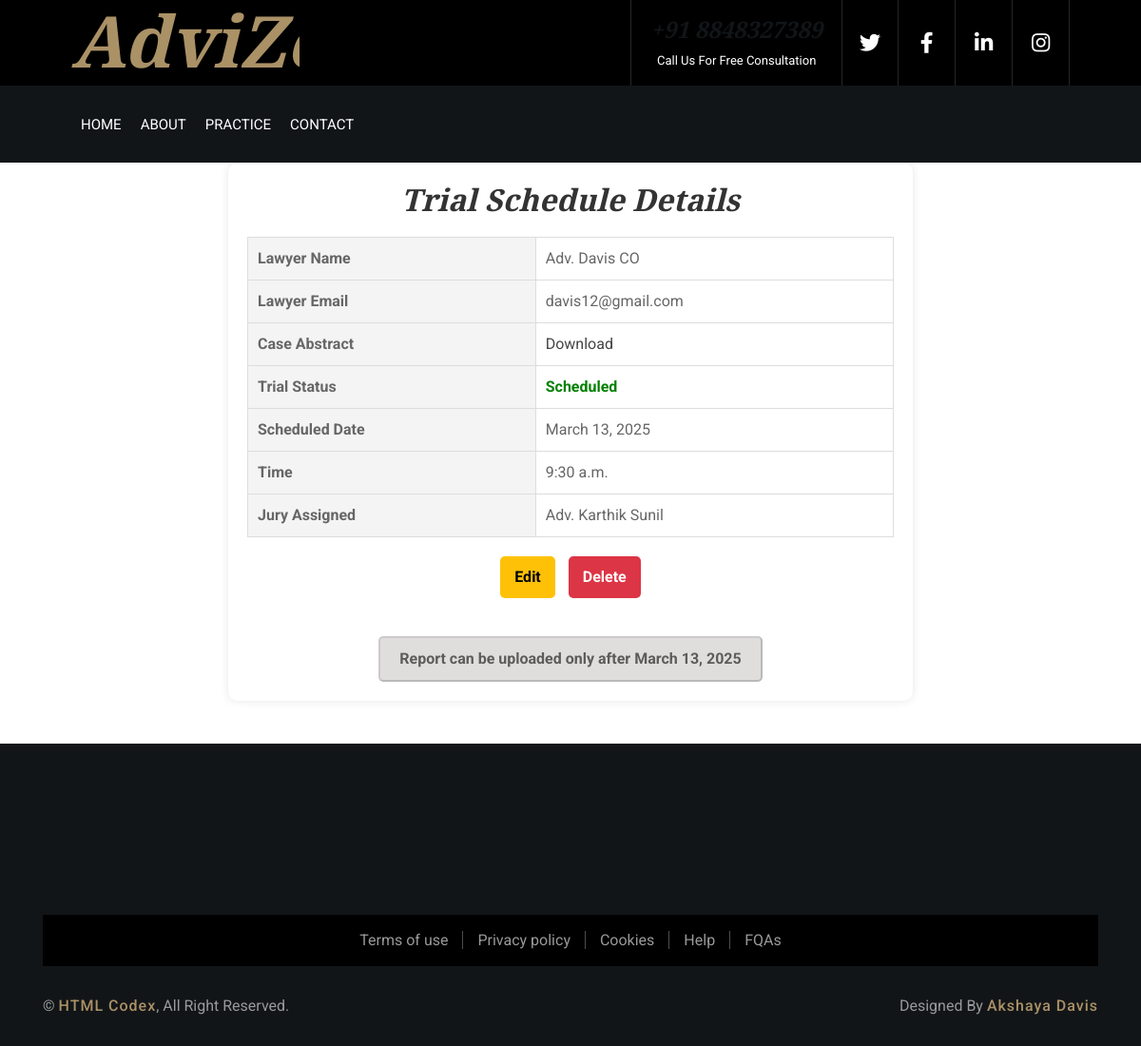
The page /schedule_page/5/ on the database its author committed.
### courtapp/models.py (models this page shows, shortened)
class Schedule(models.Model):
    trial = models.ForeignKey(Trial, on_delete=models.CASCADE,null=True, related_name='trial_schedule')
    jury = models.ForeignKey(Jury, on_delete=models.CASCADE,null=True, related_name='jury_schedule')
    scheduled_date = models.DateField(null=True)
    scheduled_time = models.TimeField(null=True)
    status = models.CharField(max_length=50, default="Pending")
    reject_reason = models.TextField(max_length=100000, null=True)
    created_at = models.DateTimeField(auto_now_add=True)
    updated_at = models.DateTimeField(auto_now=True)

class Jury(models.Model):
    usertype = models.CharField(max_length=50, default="jury")
    court = models.ForeignKey(Register, on_delete=models.CASCADE,null=True)
    name = models.CharField(max_length=50, null=True)
    email = models.EmailField(max_length=50, null=True)
    phone = models.CharField(max_length=50, null=True)
    specialization = models.CharField(max_length=50, null=True)

### userapp/models.py (models this page shows)
class Trial(models.Model):
    lawyer = models.ForeignKey(Register, on_delete=models.CASCADE, related_name='lawyer_request',null=True)
    court = models.ForeignKey(Register, on_delete=models.CASCADE, related_name='court_request',null=True)
    booking = models.ForeignKey(Bookings, on_delete=models.CASCADE,null=True)
    content = models.FileField(upload_to='uploads/', null=True)
    court_type = models.CharField(max_length=50, null=True)
    status = models.CharField(max_length=50, default="Pending")
    response = models.TextField(max_length=1000, null=True)
    is_approved = models.BooleanField(default=False)
    created_at = models.DateTimeField(auto_now_add=True)
    updated_at = models.DateTimeField(auto_now=True)

class Register(AbstractUser):
    usertype = models.CharField(max_length=50, default="admin")
    phone = models.CharField(max_length=15, null=True)  # Changed to CharField
    image = models.ImageField(upload_to='uploads/', null=True)
    barcouncil_number = models.CharField(max_length=15, null=True)
    specialization = models.CharField(max_length=50, null=True)
    address = models.CharField(max_length=100, null=True)
    bio = models.TextField(max_length=1000, null=True)
    qualification = models.CharField(max_length=50, null=True)
    experience = models.CharField(max_length=10, null=True)
    consultation_mode = models.CharField(max_length=50, null=True)
    court_jurisdiction = models.CharField(max_length=50, null=True)
    court_type = models.CharField(max_length=50, null=True)
    place = models.CharField(max_length=50, null=True)
    is_approved = models.BooleanField(default=True)

### courtapp/views.py (the view)
# urls.py: path('schedule_page/<int:id>/',views.schedule_page,name="schedule_page"),
def schedule_page(request, id):
    trial = Trial.objects.get(id=id)
    schedules = Schedule.objects.filter(trial=trial).first()
    return render(request, "schedule_page.html", {"schedules": schedules})

### courtapp/templates/schedule_page.html
{% load static %}
{% include 'header.html' %}
<link rel="stylesheet" href="{% static 'css/view_trial_schedule.css' %}">
<div class="trial-details-container">
    <h2>Trial Schedule Details</h2>
    <table>
        <tr>
            <th>Lawyer Name</th>
            <td>{{ schedules.trial.lawyer.first_name }}</td>
        </tr>
        <tr>
            <th>Lawyer Email</th>
            <td>{{ schedules.trial.lawyer.email }}</td>
        </tr>
        <tr>
            <th>Case Abstract</th>
            <td>
                {% if schedules.trial.booking.content %}
                    <a href="{{ schedules.trial.booking.content.url }}" download="{{ schedules.trial.booking.content.name }}" class="download-abstract">
                        Download
                    </a>
                {% else %}
                    No file uploaded
                {% endif %}
            </td>
        </tr>
        <tr>
            <th>Trial Status</th>
            <td style="color: green; font-weight: bold;">{{ schedules.status }}</td>
        </tr>
        <tr>
            <th>Scheduled Date</th>
            <td>{{ schedules.scheduled_date }}</td>
        </tr>
        <tr>
            <th>Time</th>
            <td>{{ schedules.scheduled_time }}</td>
        </tr>
        <tr>
            <th>Jury Assigned</th>
            <td>{{ schedules.jury.name }}</td>
        </tr>
    </table>
    <div class="trial-actions">
        <a href="{% url 'edit_trial_schedule' schedules.id %}" class="edit-btn">Edit</a>
        <a href="{% url 'delete_trial_schedule' schedules.id %}" class="delete-btn" onclick="return confirm('Are you sure you want to delete this schedule?');">Delete</a>
    </div>
    <div class="trial-actions">
        {% load tz %}
        {% now "Y-m-d" as today_date %}
        {% if schedules.scheduled_date|date:"Y-m-d" <= today_date %}
            <a href="{% url 'upload_report' schedules.id %}" class="upload-btn">Upload Report</a>
        {% else %}
            <button class="upload-btn disabled" disabled>Report can be uploaded only after {{ schedules.scheduled_date }}</button>
        {% endif %}
    </div>
</div>
{% include 'footer1.html' %}

### userapp/static/css/style.css (style rules this page uses)
body { color: #666666; background: #ffffff; font-family: 'Roboto', sans-serif; font-weight: 400; }
h1, h2, h3, h4, h5, h6 { font-family: 'EB Garamond', serif; font-weight: 600; font-style: italic; color: #121518; }
a { color: #454545; transition: .3s; }

### userapp/static/css/view_trial_schedule.css (style rules this page uses)
.trial-details-container { width: 60%; margin: auto; padding: 20px; background: #fff; border-radius: 10px; box-shadow: 0 0 10px rgba(0, 0, 0, 0.1); text-align: center; }
.trial-details-container h2 { color: #333; }
table { width: 100%; border-collapse: collapse; margin-top: 20px; }
table, th, td { border: 1px solid #ddd; padding: 10px; }
th { background: #f4f4f4; text-align: left; }
td { text-align: left; }
.trial-actions { margin-top: 20px; text-align: center; }
.edit-btn, .delete-btn { display: inline-block; padding: 10px 15px; border-radius: 5px; font-weight: bold; text-decoration: none; transition: background-color 0.3s ease-in-out; }
.edit-btn { background-color: #ffc107; color: black; margin-right: 10px; }
.delete-btn { background-color: #dc3545; color: white; }
.upload-btn { display: inline-block; padding: 10px 20px; background: #1a9202; color: rgb(26, 22, 22); text-decoration: none; font-weight: bold; border-radius: 5px; transition: background-color 0.3s ease-in-out; margin-top: 20px; text-align: center; }
.upload-btn.disabled { background: #d4d0d0; cursor: not-allowed; opacity: 0.7; }

### rows shown on the page
Schedule: trial.lawyer.first_name "Adv. Davis CO", trial.lawyer.email "davis12@gmail.com", status "Scheduled", scheduled_date "March 13, 2025", scheduled_time "9:30 a.m.", jury.name "Adv. Karthik Sunil"
